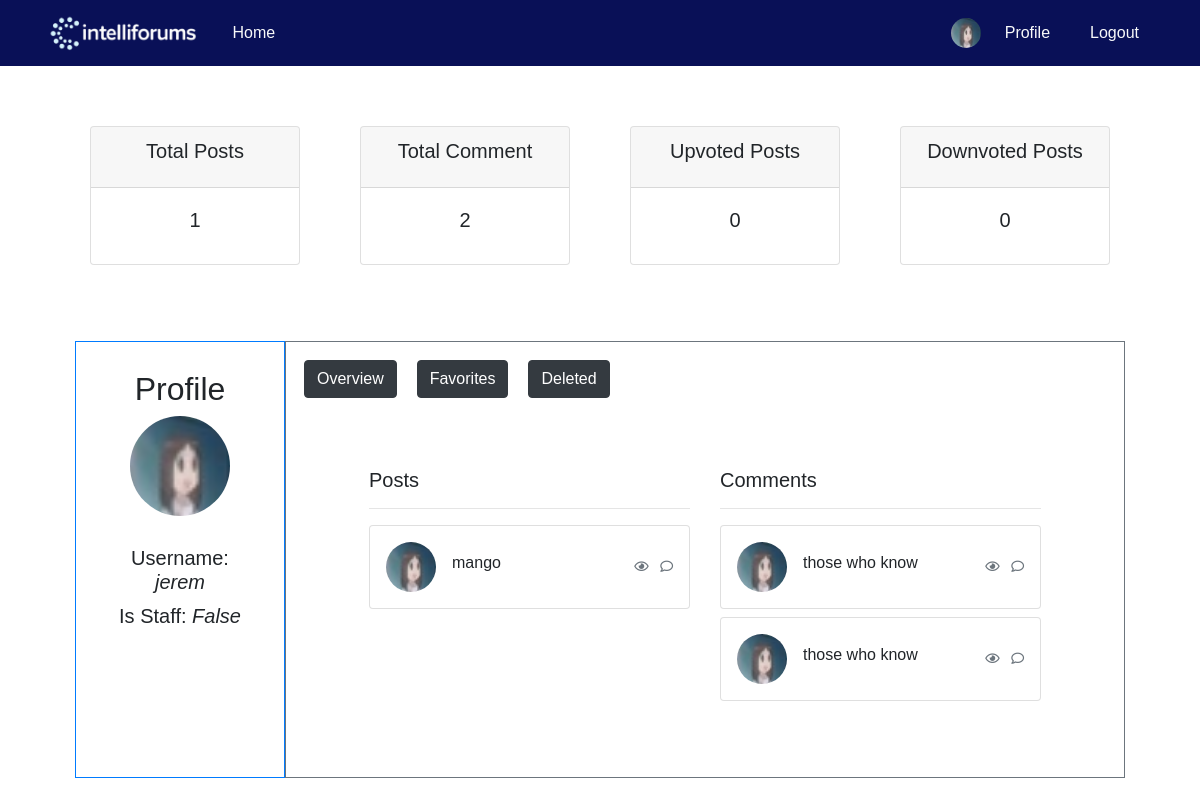
The page /profile/2/ (signed in) on the database as committed earlier.
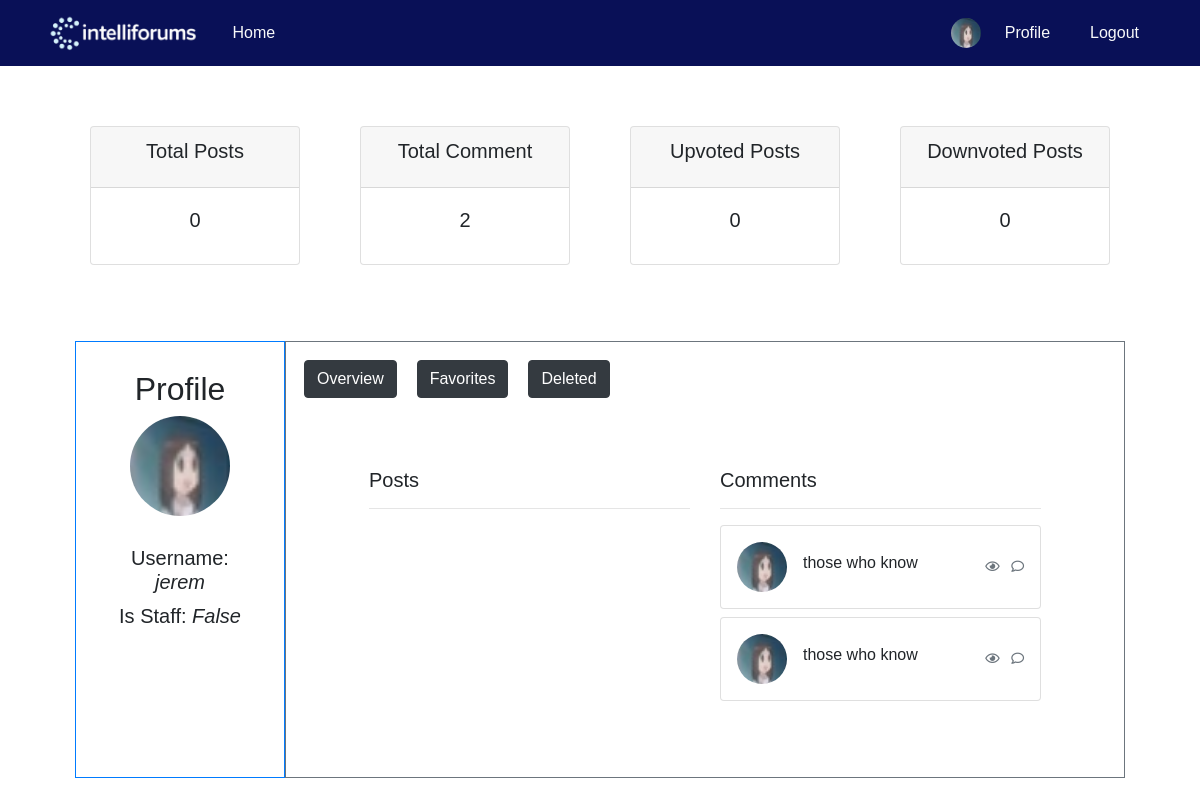
The same page on the database as committed later.
### blog/models.py (models this page shows, shortened)
class UserPost(models.Model):
    post_ref = models.ForeignKey(Post, on_delete=models.CASCADE)
    user_ref = models.ForeignKey(User, on_delete=models.CASCADE)
    is_deleted = models.BooleanField(default=False)

class User(AbstractBaseUser, PermissionsMixin):
    username = models.CharField(max_length=100, unique=True)
    picture = models.ImageField(
        upload_to='profile/',
        default='profile/blank-profile-picture-973460_128012234212.png',
        blank=True,
    )
    is_active = models.BooleanField(default=True)
    is_staff = models.BooleanField(default=False)
    is_banned = models.BooleanField(default=False)
    USERNAME_FIELD = 'username'
    objects = UserManager()

class Post(models.Model):
    user_ref = models.ForeignKey(User, on_delete=models.CASCADE)
    title = models.CharField(max_length=100)
    content = models.TextField(blank=True, null=True)
    created_at = models.DateField(auto_now_add=True)
    image = models.ImageField(upload_to=upload_path, blank=True, null=True)

class User_UserPost(models.Model):
    user_post_ref = models.ForeignKey(UserPost, on_delete=models.CASCADE)
    user_ref = models.ForeignKey(User, on_delete=models.CASCADE)
    class Meta:
        abstract = True

class Comment(User_UserPost):
    content = models.TextField(blank=True, null=True)
    created_at = models.DateTimeField(auto_now_add=True)
    image = models.ImageField(upload_to=upload_path, blank=True, null=True)

### blog/views.py (the view)
# urls.py: path('profile/<int:pk>/', views.render_profile, name='profile'),
@deprecated
@login_required(login_url='login')
def render_profile(request, pk):
    banned_response = banned_propagator(request)
    if banned_response:
        return banned_response
    user = User.objects.get(id=pk)
    user_posts = UserPost.objects.filter(user_ref__id=pk, is_deleted=False)
    deleted_user_posts = UserPost.objects.filter(
        user_ref__id=pk, is_deleted=True)
    user_comments = Comment.objects.filter(user_ref__id=pk)
    user_favorites = FavoritePost.objects.filter(
        user_ref__id=pk, user_post_ref__is_deleted=False)
    user_upvotes = VotePost.objects.filter(user_ref__id=pk, is_upvote=True)
    user_downvotes = VotePost.objects.filter(user_ref__id=pk, is_upvote=False)
    return render(request, 'profile.html', {
        'user_posts': user_posts,
        'user_comments': user_comments,
        'user_favorites': user_favorites,
        'deleted_user_posts': deleted_user_posts,
        'user': user,
        'current_user': request.user,
        'user_downvotes': user_downvotes,
        'user_upvotes': user_upvotes
    })

### blog/views.py (called while the page is built)
def banned_propagator(request):
    if request.user.is_authenticated and request.user.bans_received.exists():
        userban = request.user.bans_received.first()
        return render(request, 'banned.html', {
            'userban': userban,
        })
    return None

### blog/templates/profile.html (shortened to what this page needs)
<!DOCTYPE html>
<html lang="en">
<head>
    {% load static %}
    <link rel="stylesheet" href="{% static 'blog/css/profile.css' %}">
</head>
<body>
    {% include 'header.html' %}
        {% include 'Profile/profile_count.html' %}
        <div class="container-fluid">
            <div class="row d-flex">
                <div class="left-column p-2 border border-primary" style="flex: 0 0 20%; max-width: 20%;">
                    <div class="profile-container">
                        <h2>Profile</h2>
                        <img src="{{ user.picture.url }}" alt="Profile Picture" class="profile-pic" style="height: 100px; " onclick="window.location.href='{{ user.picture.url }}'">
                        <div class="profile-info">
                            <h5>Username: <i>{{ user.username }}</i></h5>
                            <h5>Is Staff: <i>{{ user.is_staff }}</i></h5>
                        </div>
                    </div>
                </div>
                <div class="col p-2 border border-secondary">
                    <div style="display: flex;">
                        <button id="showOverview" class="btn btn-dark" style="margin: 10px;">Overview</button>
                        <button id="showFavorites" class="btn btn-dark" style="margin: 10px;">Favorites</button>
                    {% if user.id == current_user.id %}
                        <button id="showDeleted" class="btn btn-dark" style="margin: 10px;">Deleted</button>
                    {% endif %}
                    </div>
                    <div id="OverviewDashboard" style="display: block;">
                        {% include 'Profile/profile_dashboard.html' %}
                     </div>
                </div>
            </div>
        </div>
</body>
</html>

### blog/templates/Profile/profile_dashboard.html
<div class="row">
    <div class="col-lg">
        <h5>Posts</h5>
        <hr>
        {% for user_post in user_posts %}
        <div class="card mb-2" onclick="window.location.href = '/post_detail/{{ user_post.id }}/1/'">
            <div class="card-body p-2 p-sm-3">
                <div class="media forum-item">
                    <a href="#" data-toggle="collapse" data-target=".forum-content"><img src="/media/{{ user_post.user_ref.picture }}" class="mr-3 rounded-circle" width="50" alt="User" /></a>
                    <div class="media-body align-self-center">
                        <h6><a href="#" data-toggle="collapse" data-target=".forum-content" class="text-body">{{ user_post.post_ref.title }}</a></h6>
                    </div>
                    <div class="text-muted small text-center align-self-center">
                        <span class="d-none d-sm-inline-block favorite-views" data-value="{{ user_post.id }}"><i class="far fa-eye"></i></span>
                        <span class="favorite-comments-num" data-value="{{ user_post.id }}"><i class="far fa-comment ml-2"></i></span>
                    </div>
                </div>
            </div>
        </div>
        {% endfor %}
    </div>
    <div class="col-lg">
        <h5>Comments</h5>
        <hr>
        {% for user_comment in user_comments %}
        <div class="card mb-2">
            <div class="card-body p-2 p-sm-3">
                <div class="media forum-item">
                    <a href="#" data-toggle="collapse" data-target=".forum-content"><img src="/media/{{ user_comment.user_ref.picture }}" class="mr-3 rounded-circle" width="50" alt="User" /></a>
                    <div class="media-body align-self-center">
                        <h6><a href="#" data-toggle="collapse" data-target=".forum-content" class="text-body">{{ user_comment.content }}</a></h6>
                    </div>
                    <div class="text-muted small text-center align-self-center">
                        <span class="d-none d-sm-inline-block"><i class="far fa-eye"></i></span>
                        <span><i class="far fa-comment ml-2"></i></span>
                    </div>
                </div>
            </div>
        </div>
        {% endfor %}
    </div>
</div>

Rows that differ between the two databases and show on the page:
removed UserPost: user_ref.picture (picture), post_ref "mango", {{ user_post.id }} 7 (drawn)
Other text that changed with them:
{{ user_posts.count }}: "1" → "0"
